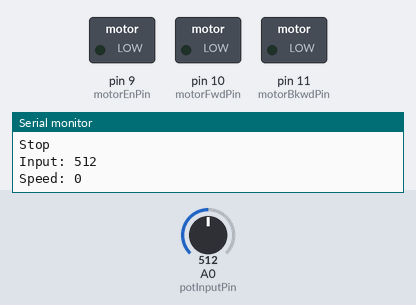
This sketch was run on a simulated Arduino Uno, built with avr-gcc and run on an emulated ATmega328P. Parts: switched loads named in the sketch (green lamp = pin HIGH), the last lines printed to the serial monitor. The test bench sets the inputs (shaded band); at power-on: A0 (potInputPin) = 512.

Above: at 1.2 s.
1.3 s: A0 (potInputPin) set to 479
2.8 s: A0 (potInputPin) set to 472
At 3.9 s:
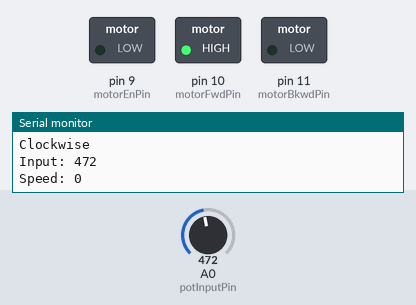
4.3 s: A0 (potInputPin) set to 562
At 5.4 s:
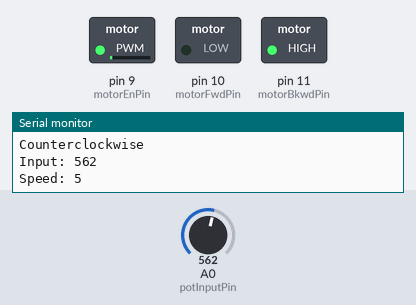
5.8 s: A0 (potInputPin) set to 536
At 6.9 s:
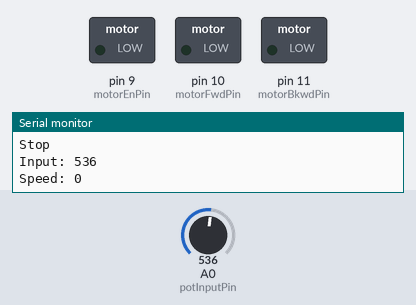
7.3 s: A0 (potInputPin) set to 716
At 8.4 s:
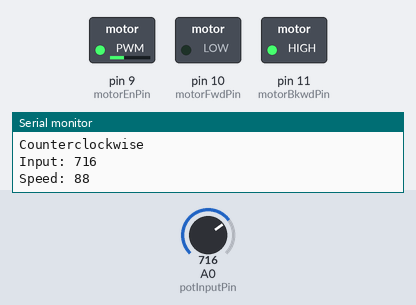
8.8 s: A0 (potInputPin) set to 900
At 9.9 s:
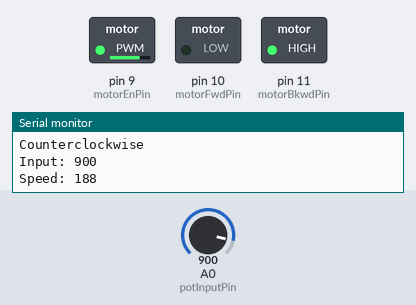
Timing chart, 0 to 11.3 s (numbered marks = the images above; inputs shaded):
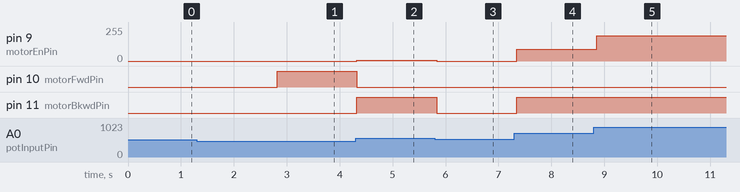

The sketch:

H-Bridge_Using_Potentiometer.ino
```cpp
const int motorEnPin = 9;
const int motorFwdPin = 10;
const int motorBkwdPin = 11;

const int potInputPin = A0;
int inputValue = 0;
int motorSpeed = 0;

void setup() {
	pinMode(motorEnPin, OUTPUT);
	pinMode(motorFwdPin, OUTPUT);
	pinMode(motorBkwdPin, OUTPUT);

	pinMode(potInputPin, INPUT);

	Serial.begin(9600);
}

void loop() {
	inputValue = analogRead(potInputPin);

	if(inputValue >= 0 & inputValue <= 472) {
		Serial.println("Clockwise");
		digitalWrite(motorFwdPin, HIGH);
		digitalWrite(motorBkwdPin, LOW);
		motorSpeed = map(inputValue, 0, 472, 255, 0);
	}
	else if(inputValue >= 552 & inputValue <= 1023) {
        Serial.println("Counterclockwise");
		digitalWrite(motorFwdPin, LOW);
		digitalWrite(motorBkwdPin, HIGH);
		motorSpeed = map(inputValue, 552, 1023, 0, 255);
	}
	else {
		Serial.println("Stop");
		digitalWrite(motorFwdPin, LOW);
		digitalWrite(motorBkwdPin, LOW);
		motorSpeed = 0;
	}

	Serial.print("Input: ");
	Serial.println(inputValue);
	Serial.print("Speed: ");
	Serial.println(motorSpeed);

	analogWrite(motorEnPin, motorSpeed);

	delay(100);
}
```

Measured:
- the behaviour switches between 473 and 472 on A0 (potInputPin) (found by bisection; images 0 and 1)
- the behaviour switches between 552 and 551 on A0 (potInputPin) (found by bisection; images 2 and 3)
- after the input at 2.8 s, pin 10 (motorFwdPin): LOW → HIGH at once
- after the input at 4.3 s, pin 9 (motorEnPin): 0/255 → 5/255 at once; pin 10 (motorFwdPin): HIGH → LOW at once; pin 11 (motorBkwdPin): LOW → HIGH at once
- after the input at 5.8 s, pin 9 (motorEnPin): 5/255 → 0/255 at once; pin 11 (motorBkwdPin): HIGH → LOW at once
- after the input at 7.3 s, pin 9 (motorEnPin): 0/255 → 88/255 after 0.05 s; pin 11 (motorBkwdPin): LOW → HIGH after 0.05 s
- after the input at 8.8 s, pin 9 (motorEnPin): 88/255 → 188/255 after 0.06 s
